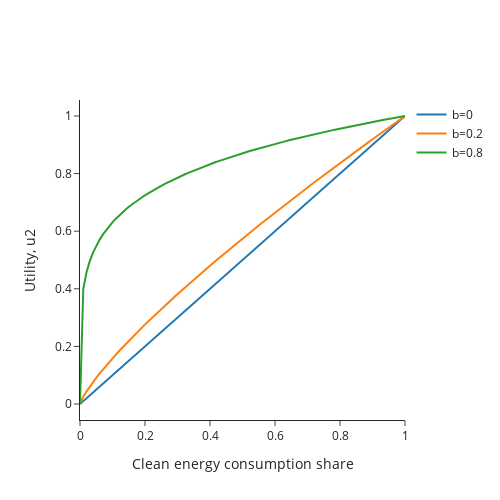

The notebook cell this image was saved under:
### Code cell
# Plot u2
N = 100
c = np.linspace(0, 1, N)

# Create traces
fig = go.Figure()
fig.add_trace(go.Scatter(x=c, y=u2(beta=0, c=c),
                    mode='lines', name='b=0'))
fig.add_trace(go.Scatter(x=c, y=u2(beta=0.2, c=c),
                    mode='lines', name='b=0.2'))
fig.add_trace(go.Scatter(x=c, y=u2(beta=0.8, c=c),
                    mode='lines', name='b=0.8'))
fig.update_layout(template="simple_white")
fig.update_layout(
    width = 500,
    height = 500,
    xaxis_title="Clean energy consumption share",
    yaxis_title="Utility, u2"
)

fig.show()
# fig.write_image("graphs/f2.png", scale=8)
